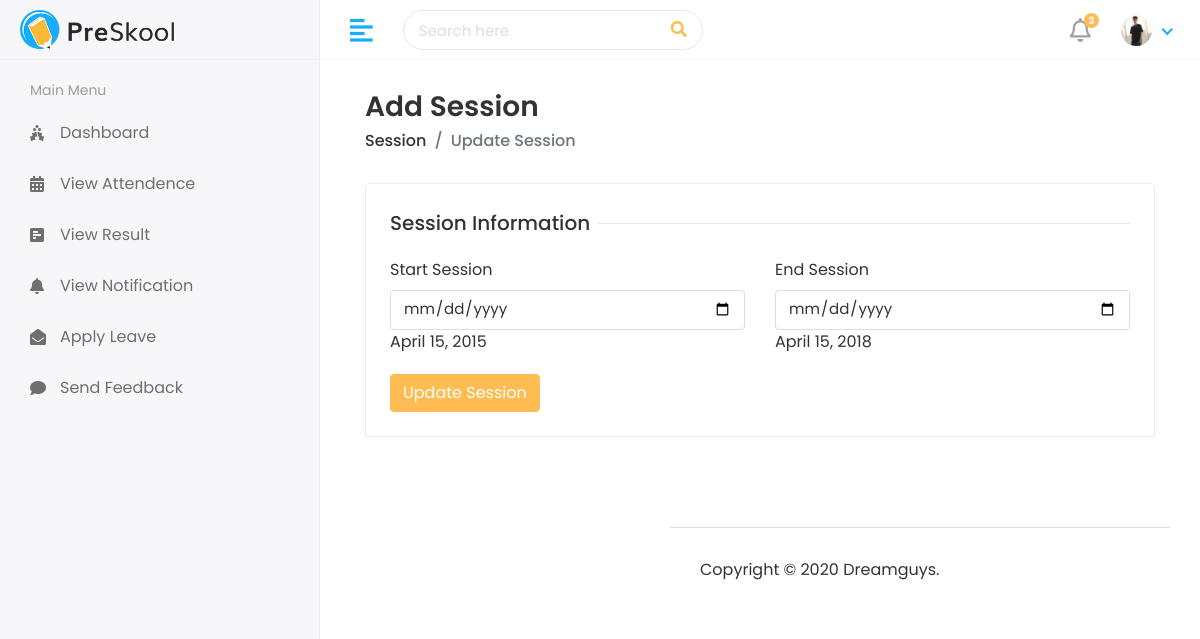
The page /HOD/Session-edit/6 (signed in) on the database its author committed.
### StudentApp/models.py (models this page shows, shortened)
class CustomUser(AbstractUser):
    user_type = models.CharField(choices=UserTypes , max_length=20 , default='Student' , null=True)
    username = models.CharField(max_length=44,null=True,unique=True)
    profile = models.ImageField(upload_to='media/profile_pic' , null=True , default='static/assets/img/profiles/avatar-01.jpg')

class Session(models.Model):
    SessionStart = models.DateField()
    SessionEnd = models.DateField()

### StudentApp/HodViews.py (the view, shortened to what this page needs)
# urls.py: path('HOD/Session-edit/<int:id>' , HodViews.SessionEdit , name='SessionEdit'),
@login_required(login_url= '/')
def SessionEdit(request , id):
    if request.method == "GET":
        GetSession = Session.objects.get(id=id)
        Context = {
            'Session':GetSession ,
        }
        return render(request , 'Hod/EditSession.html' , Context)

### templates/Hod/EditSession.html (shortened to what this page needs)
{% extends 'base.html' %}
{% block content %}
    <div class="content container-fluid">
       <div class="page-header">
          <div class="row align-items-center">
             <div class="col">
                <h3 class="page-title">Add Session</h3>
                <ul class="breadcrumb">
                   <li class="breadcrumb-item"><a href="Sessions.html">Session</a></li>
                   <li class="breadcrumb-item active">Update Session</li>
                </ul>
             </div>
          </div>
       </div>
       <div class="row">
          <div class="col-sm-12">
             <div class="card">
                <div class="card-body">
                   <form method="post" action="{% url 'SessionEdit' Session.id %}">
                      <div class="row">
                         <div class="col-12">
                            <h5 class="form-title"><span>Session Information</span></h5>
                         </div>
                         <div class="col-12 col-sm-6">
                            <div class="form-group">
                               <label>Start Session </label>
                               <input type="date" class="form-control"  name="SessionStart" required>
                               {{Session.SessionStart}}
                            </div>
                         </div>
                         <div class="col-12 col-sm-6">
                            <div class="form-group">
                               <label>End Session</label>
                               <input type="date" class="form-control"  name="SessionEnd" required>
                               {{Session.SessionEnd}}
                            </div>
                         </div>
                         <div class="col-12">
                            <button type="submit" class="btn btn-primary">Update Session</button>
                         </div>
                      </div>
                   </form>
                </div>
             </div>
          </div>
       </div>
    </div>
{% endblock %}

### templates/includes/header.html (shortened to what this page needs)
{% load static %}
<div class="header">
    <div class="header-left">
       <a href="index.html" class="logo">
       <img src="{% static 'assets/img/logo.png' %}" alt="Logo">
       </a>
    </div>
    <a href="javascript:void(0);" id="toggle_btn">
    <i class="fas fa-align-left"></i>
    </a>
    <div class="top-nav-search">
       <form>
          <input type="text" class="form-control" placeholder="Search here">
          <button class="btn" type="submit"><i class="fas fa-search"></i></button>
       </form>
    </div>
    <ul class="nav user-menu">
       <li class="nav-item dropdown noti-dropdown">
          <a href="#" class="dropdown-toggle nav-link" data-toggle="dropdown">
          <i class="far fa-bell"></i> <span class="badge badge-pill">3</span>
          </a>
       </li>
       <li class="nav-item dropdown has-arrow">
          <a href="#" class="dropdown-toggle nav-link" data-toggle="dropdown">
            {% if not user.profile.url is None and not user.profile.url is "" %}
            <span class="user-img"><img class="rounded-circle" src="{{user.profile.url}}" width="31" alt="Ryan Taylor"></span>
            {% else %}
            <span class="user-img"><img class="rounded-circle" src="{% static 'assets/img/profiles/avatar-01.jpg' %}" width="31" alt="Ryan Taylor"></span>
            {% endif %}
          </a>
       </li>
    </ul>
 </div>

### static/assets/css/style.css (style rules this page uses)
html { height: 100%; }
body { background-color: #fff; color: #333; font-family: 'Poppins', sans-serif; font-size: 1rem; height: 100%; line-height: 1.5; overflow-x: hidden; }
h1, h2, h3, h4, h5, h6 { font-family: 'Poppins', sans-serif; margin-top: 0; }
.form-control { border: 1px solid #ddd; box-shadow: none; color: #333; font-size: 15px; height: 40px; }
a { color: #009ce7; }
input, button, a { transition: all 0.4s ease; -moz-transition: all 0.4s ease; -o-transition: all 0.4s ease; -ms-transition: all 0.4s ease; -webkit-transition: all 0.4s ease; }
input, input:focus, button, button:focus { outline: none; }
input[type=text], input[type=password] { -webkit-appearance: none; -moz-appearance: none; appearance: none; }
.form-group { margin-bottom: 1.25rem; }
ul, ol { padding: 0px; list-style: none; }
.btn-primary { background-color: #FFBC53; border: 1px solid #FFBC53; }
.card { border: 1px solid #ececf5; box-shadow: 0 1px 3px 0 rgba(0, 0, 0, 0.03); margin-bottom: 1.875rem; }
.card-body { padding: 1.5rem; }
.header { background-color: #fff; border-bottom: 1px solid #f3f3f4; left: 0; position: fixed; right: 0; top: 0; z-index: 1001; height: 60px; }
.header .header-left { float: left; height: 60px; padding: 0 20px; position: relative; width: 320px; z-index: 1; transition: all 0.2s ease-in-out; background-color: #f7f7fa; border-bottom: 1px solid #efefef; border-right: 1px solid #ececf5; display: flex; align-items: center; }
.header .header-left .logo { display: inline-block; line-height: 60px; }
.header .header-left .logo img { max-height: 40px; width: auto; }
.header .dropdown-toggle:after { display: none; }
.header .has-arrow .dropdown-toggle:after { border-top: 0; border-left: 0; border-bottom: 2px solid #18aefa; border-right: 2px solid #18aefa; content: ''; height: 8px; display: inline-block; pointer-events: none; -webkit-transform-origin: 66% 66%; -ms-transform-origin: 66% 66%; transform-origin: 66% 66%; -webkit-transform: rotate(45deg); -ms-transform: rotate(45deg); transform: rotate(45deg); -webkit-transition: all 0.15s ease-in-out; transition: all 0.15s ease-in-out; width: 8px; vertical-align: 0px; }
.user-menu { float: right; margin: 0; position: relative; z-index: 99; padding-right: 15px; }
.user-menu.nav > li > a { color: #a0a0a0; font-size: 14px; line-height: 58px; padding: 0 15px; height: 60px; }
.user-img { margin-right: 3px; position: relative; }
.top-nav-search { float: left; margin-left: 15px; }
.top-nav-search form { margin-top: 10px; position: relative; width: 300px; }
.top-nav-search .form-control { background-color: transparent; border-color: rgba(0, 0, 0, 0.1); border-radius: 50px; color: #ddd; height: 40px; padding: 10px 50px 10px 15px; }
.top-nav-search .btn { background-color: transparent; border-color: transparent; color: #ffbc53; min-height: 40px; padding: 7px 15px; position: absolute; right: 0; top: 0; }
.top-nav-search .form-control::placeholder { color: #ddd; }
.page-header { margin-bottom: 1.875rem; }
.page-header .breadcrumb { background-color: transparent; color: #6c757d; font-size: 1rem; font-weight: 500; margin-bottom: 0; padding: 0; }
.page-header .breadcrumb a { color: #333; }
.page-title { font-size: 28px; font-weight: 600; color: #333; margin-bottom: 5px; }
.user-menu.nav > li > a .badge { background-color: #FFBC53; display: block; font-size: 10px; font-weight: bold; height: 15px; width: 15px; position: absolute; right: 7px; top: 13px; color: #fff; padding: 3px; }
.user-menu.nav > li > a > i { font-size: 1.5rem; line-height: 60px; }
.form-title { width: 100%; max-width: 100%; padding: 0; font-size: 1.25rem; font-weight: 500; line-height: inherit; color: #333; white-space: normal; position: relative; display: block; margin-bottom: 20px; }
.form-title:before { content: ""; position: absolute; left: 0px; right: 0px; height: 1px; top: 50%; background-color: rgba(0, 0, 0, 0.1); }
.form-title span { padding: 0px 0.5rem 0 0; background-color: #fff; display: inline-block; z-index: 2; position: relative; }
@media (min-width: 992px) { #toggle_btn { align-items: center; color: #18aefa; display: inline-flex; float: left; font-size: 26px; height: 60px; justify-content: center; margin-left: 15px; padding: 0 15px; } }

### templates/base.html (style rules this page uses)
* { font-family: 'Poppins' , 'sans-serif'; }

### rows shown on the page
CustomUser: profile (picture)
Session: SessionStart "April 15, 2015", SessionEnd "April 15, 2018"
